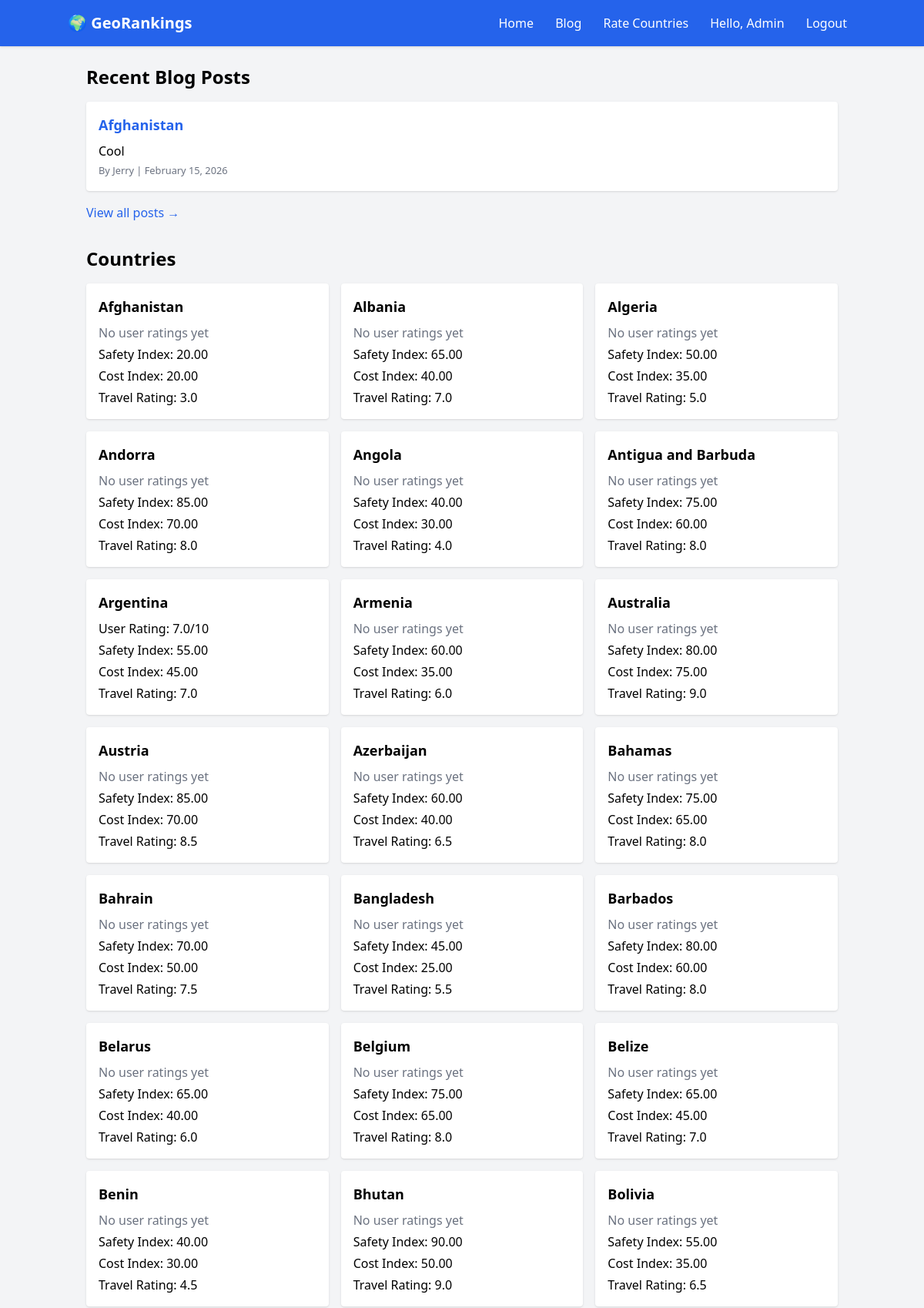
The app's page / (signed in, upper part) with its own data.
### core/models.py (models this page shows, shortened)
class BlogPost(models.Model):
    author = models.ForeignKey(User, on_delete=models.CASCADE)
    title = models.CharField(max_length=200)
    content = models.TextField()
    created = models.DateTimeField(auto_now_add=True)

class Country(models.Model):
    name = models.CharField(max_length=100, unique=True)
    safety_index = models.DecimalField(
        max_digits=5,
        decimal_places=2,
        help_text="Safety index out of 100"
    )
    cost_index = models.DecimalField(
        max_digits=5,
        decimal_places=2,
        help_text="Cost of living index (higher = more expensive)"
    )
    travel_rating = models.DecimalField(
        max_digits=3,
        decimal_places=1,
        help_text="Overall travel rating out of 10"
    )
    def average_user_rating(self):
        ratings = self.rating_set.all()
        if ratings.exists():
            return round(sum(r.score for r in ratings) / ratings.count(), 2)
        return None

class Rating(models.Model):
    user = models.ForeignKey(User, on_delete=models.CASCADE)
    country = models.ForeignKey(Country, on_delete=models.CASCADE)
    score = models.IntegerField()
    class Meta:
        unique_together = ('user', 'country')

### core/views.py (the view)
# urls.py: path('', views.home, name='home'),
def home(request):
    posts = BlogPost.objects.all().order_by('-created')
    countries = Country.objects.all()
    return render(request, 'home.html', {'posts': posts, 'countries': countries})

### core/templates/home.html (shortened to what this page needs)
{% extends 'base.html' %}
{% block content %}
<div class="mb-8">
    <h2 class="text-2xl font-bold mb-4">Recent Blog Posts</h2>
    <div class="space-y-4">
        {% for post in posts|slice:":3" %}
        <article class="bg-white p-4 rounded shadow">
            <h3 class="font-semibold text-lg">
                <a href="{% url 'blog_detail' post.id %}" class="text-blue-600 hover:underline">
                    {{ post.title }}
                </a>
            </h3>
            <p class="mt-2">{{ post.content|truncatewords:30 }}</p>
            <small class="text-gray-500">By {{ post.author }} | {{ post.created|date:"F j, Y" }}</small>
        </article>
        {% empty %}
        <p class="text-gray-500">No posts yet.</p>
        {% endfor %}
    </div>
    <div class="mt-4">
        <a href="{% url 'blog_list' %}" class="text-blue-600 hover:underline">View all posts →</a>
    </div>
</div>
<h2 class="text-2xl font-bold mt-8 mb-4">Countries</h2>
<div class="grid grid-cols-1 md:grid-cols-2 lg:grid-cols-3 gap-4">
    {% for country in countries %}
    <div class="bg-white p-4 rounded shadow hover:shadow-lg transition">
        <h3 class="font-semibold text-lg mb-2">{{ country.name }}</h3>
        <div class="space-y-1">
            {% if country.average_user_rating %}
                <p><span class="font-medium">User Rating:</span> {{ country.average_user_rating }}/10</p>
            {% else %}
                <p class="text-gray-500">No user ratings yet</p>
            {% endif %}
            <p><span class="font-medium">Safety Index:</span> {{ country.safety_index }}</p>
            <p><span class="font-medium">Cost Index:</span> {{ country.cost_index }}</p>
            <p><span class="font-medium">Travel Rating:</span> {{ country.travel_rating }}</p>
        </div>
    </div>
    {% endfor %}
</div>
{% endblock %}

### core/templates/base.html (shortened to what this page needs)
<!DOCTYPE html>
<html lang="en">
<head>
    <script src="https://cdn.tailwindcss.com"></script>
</head>
<body class="bg-gray-100 min-h-screen flex flex-col">
<header class="bg-blue-600 text-white p-4 shadow">
    <div class="container mx-auto flex justify-between items-center">
        <h1 class="text-xl font-bold">🌍 GeoRankings</h1>
        <nav>
            <a href="/" class="px-3 py-1 hover:bg-blue-500 rounded">Home</a>
            <a href="{% url 'blog_list' %}" class="px-3 py-1 hover:bg-blue-500 rounded">Blog</a>
            {% if user.is_authenticated %}
                <a href="/rate/" class="px-3 py-1 hover:bg-blue-500 rounded">Rate Countries</a>
                <span class="px-3 py-1">Hello, {{ user.username }}</span>
                <a href="/logout/" class="px-3 py-1 hover:bg-blue-500 rounded">Logout</a>
            {% else %}
                <a href="/login/" class="px-3 py-1 hover:bg-blue-500 rounded">Login</a>
                <a href="/register/" class="px-3 py-1 hover:bg-blue-500 rounded">Sign Up</a>
            {% endif %}
        </nav>
    </div>
</header>
<main class="flex-grow container mx-auto p-6">
    {% block content %}{% endblock %}
</main>
</body>
</html>

### records on screen
BlogPost: title "Afghanistan", content "Cool", author "Jerry", created "February 15, 2026"
Country: name "Afghanistan", shows "No user ratings yet", safety_index "20.00", cost_index "20.00", travel_rating "3.0"
Country: name "Albania", shows "No user ratings yet", safety_index "65.00", cost_index "40.00", travel_rating "7.0"
Country: name "Algeria", shows "No user ratings yet", safety_index "50.00", cost_index "35.00", travel_rating "5.0"
Country: name "Andorra", shows "No user ratings yet", safety_index "85.00", cost_index "70.00", travel_rating "8.0"
Country: name "Angola", shows "No user ratings yet", safety_index "40.00", cost_index "30.00", travel_rating "4.0"
Country: name "Antigua and Barbuda", shows "No user ratings yet", safety_index "75.00", cost_index "60.00", travel_rating "8.0"
Country: name "Argentina", average_user_rating "7.0", safety_index "55.00", cost_index "45.00", travel_rating "7.0"
Country: name "Armenia", shows "No user ratings yet", safety_index "60.00", cost_index "35.00", travel_rating "6.0"
Country: name "Australia", shows "No user ratings yet", safety_index "80.00", cost_index "75.00", travel_rating "9.0"
Country: name "Austria", shows "No user ratings yet", safety_index "85.00", cost_index "70.00", travel_rating "8.5"
Country: name "Azerbaijan", shows "No user ratings yet", safety_index "60.00", cost_index "40.00", travel_rating "6.5"
Country: name "Bahamas", shows "No user ratings yet", safety_index "75.00", cost_index "65.00", travel_rating "8.0"
Country: name "Bahrain", shows "No user ratings yet", safety_index "70.00", cost_index "50.00", travel_rating "7.5"
Country: name "Bangladesh", shows "No user ratings yet", safety_index "45.00", cost_index "25.00", travel_rating "5.5"
Country: name "Barbados", shows "No user ratings yet", safety_index "80.00", cost_index "60.00", travel_rating "8.0"
Country: name "Belarus", shows "No user ratings yet", safety_index "65.00", cost_index "40.00", travel_rating "6.0"
Country: name "Belgium", shows "No user ratings yet", safety_index "75.00", cost_index "65.00", travel_rating "8.0"
Country: name "Belize", shows "No user ratings yet", safety_index "65.00", cost_index "45.00", travel_rating "7.0"
Country: name "Benin", shows "No user ratings yet", safety_index "40.00", cost_index "30.00", travel_rating "4.5"
Country: name "Bhutan", shows "No user ratings yet", safety_index "90.00", cost_index "50.00", travel_rating "9.0"
Country: name "Bolivia", shows "No user ratings yet", safety_index "55.00", cost_index "35.00", travel_rating "6.5"

### other values on screen
{{ user.username }} "Admin"
